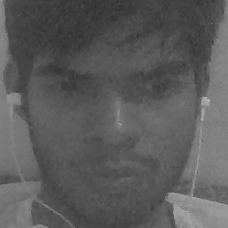
#> input picture open_cv_face_reco/images/python.png, 228 x 228 px, given in place of the camera
$ jupyter execute --allow-errors face_data_.ipynb
#> lines starting #> are read from the running program, lines starting #| are printed output that depends on the picture; after the words box and inside, x2 and y2 are one past the last pixel; in counts of white or black regions, pixels touching at a corner belong together
[cell 1]
import numpy as np
import cv2

[cell 2]
cap = cv2.VideoCapture(0)

face_cascade = cv2.CascadeClassifier("haarcascade_frontalface_alt.xml")

skip = 0
face_data = []
dataset_path = './data/'
file_name = input("Enter the name of the person : ")
#> the answer given: images/python.png
while True:
    ret,frame = cap.read()
#> frame is the input picture: shape (228, 228, 3); min 48, max 190, mean 91.1

    if ret==False:
        continue

    gray_frame = cv2.cvtColor(frame,cv2.COLOR_BGR2GRAY)


    faces = face_cascade.detectMultiScale(frame,1.3,5)
#> faces = [[26, 26, 184, 184]]
    if len(faces)==0:
        continue

    faces = sorted(faces,key=lambda f:f[2]*f[3])

    # Pick the last face (because it is the largest face acc to area(f[2]*f[3]))
    for face in faces[-1:]:
        x,y,w,h = face
        cv2.rectangle(frame,(x,y),(x+w,y+h),(0,255,255),2)

        #Extract (Crop out the required face) : Region of Interest
        offset = 10
        face_section = frame[y-offset:y+h+offset,x-offset:x+w+offset]
        face_section = cv2.resize(face_section,(100,100))

        skip += 1
        if skip%10==0:
            face_data.append(face_section)
            print(len(face_data))
#> this loop made 1 pass
#> (x, y, w, h, offset, skip) on pass 1: (26, 26, 184, 184, 10, 1)
#> pass 1, `face_section = frame[y-offset:y+h+offset,x-offset:x+w+offset]`:
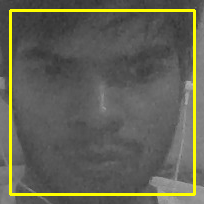
#> face_section: shape (204, 204, 3); mean B, G, R 84.7, 98.2, 98.2
#> pass 1, `face_section = cv2.resize(face_section,(100,100))`:
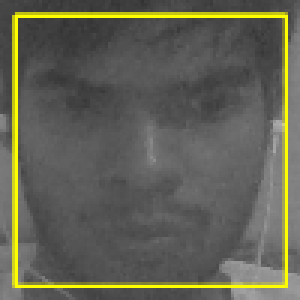
#> face_section: shape (100, 100, 3) (shown 3 times larger); mean B, G, R 84.6, 98.2, 98.2
#> after the loop:
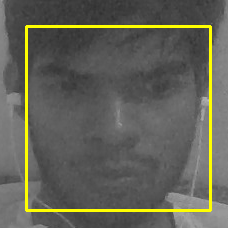
#> frame: shape (228, 228, 3); 4.24% of pixels changed, all inside (x1, y1, x2, y2) = (25, 25, 212, 212)
#> after the loop, face_data = []; skip = 1


    cv2.imshow("Frame",frame)
    cv2.imshow("Face Section",face_section)

    key_pressed = cv2.waitKey(1) & 0xFF
#> (key q is pressed here)
    if key_pressed == ord('q'):
        break

# Convert our face list array into a numpy array
face_data = np.asarray(face_data)
#> face_data = empty array
#> (the rest of this cell did not finish here and is left out)
